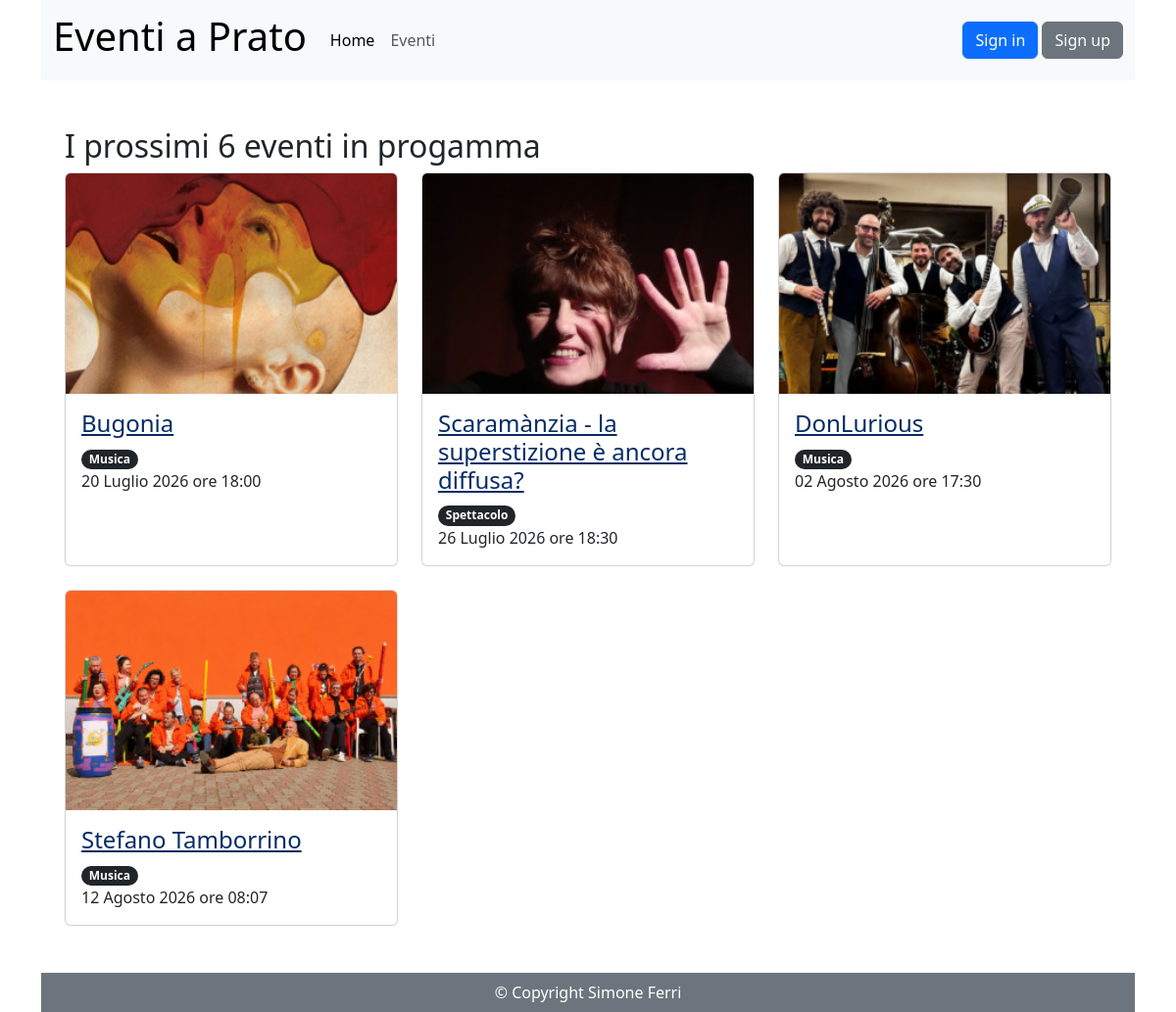
Before: / with the older database file.
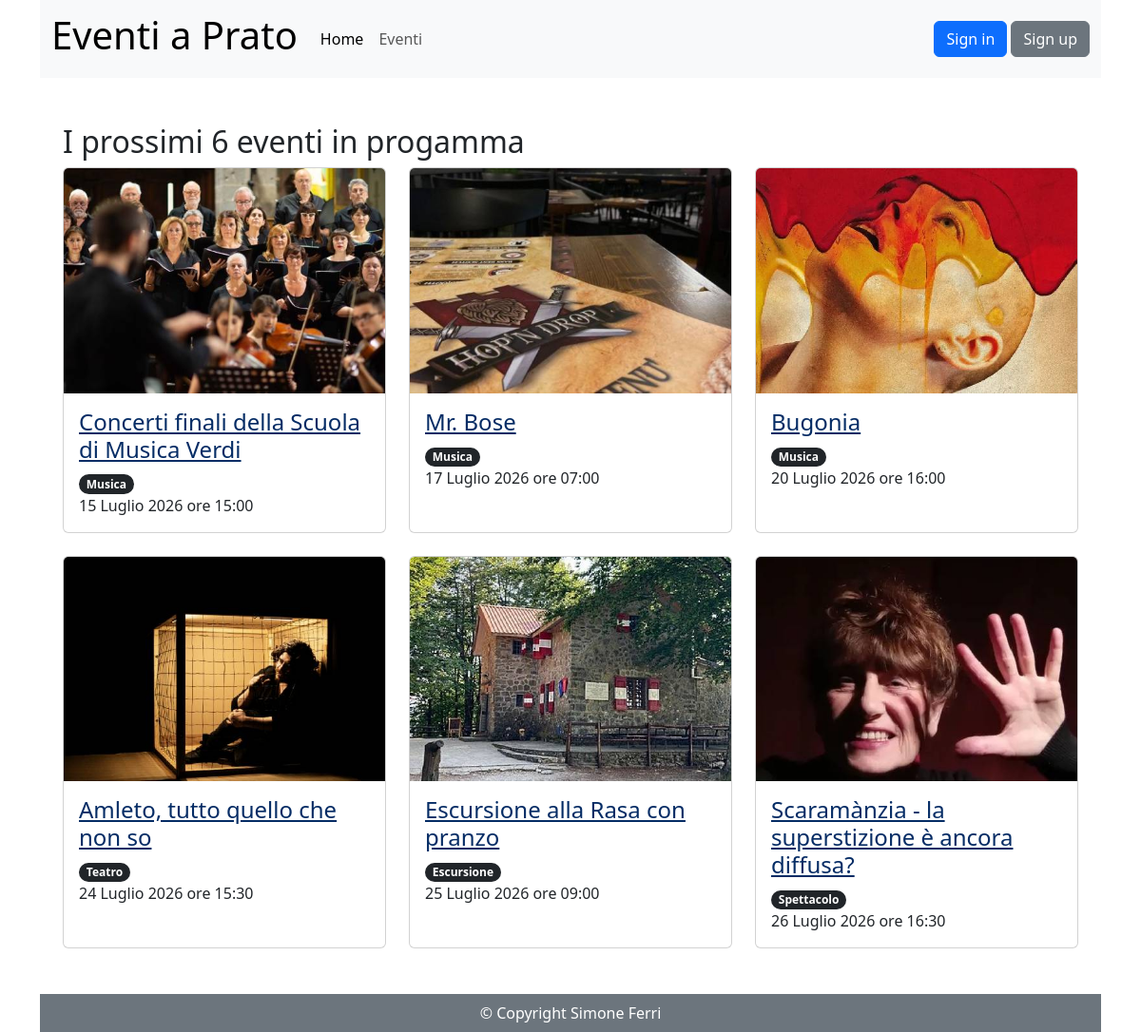
After: the same page with the newer database file.
### eventi_gestione/models.py (models this page shows, shortened)
class Eventi(models.Model):
    nome_evento = models.CharField(max_length=100)
    descrizione_evento = models.TextField()
    tipo_evento = models.ForeignKey(Tipologia,on_delete=models.CASCADE)
    luogo_evento = models.CharField(max_length=100)
    data_ora_evento = models.DateTimeField()
    immagine_evento = models.ImageField(upload_to='eventi/', blank=True)
    posti_prenotabili = models.PositiveIntegerField(null=True, blank=True)
    prezzo = models.PositiveIntegerField(null=True, blank=True, default=0)
    pubblicato = models.BooleanField(default=False)
    annullato = models.BooleanField(default=False)
    creatore = models.ForeignKey(CustomUser, on_delete=models.CASCADE, related_name='eventi_creati', limit_choices_to={'groups__name': 'redattori'})

class Tipologia(models.Model):
    nome_tipo = models.CharField(max_length=100)
    creatore = models.ForeignKey(CustomUser, on_delete=models.CASCADE, related_name='tipologie_create')
    class Meta:
        ordering = ['nome_tipo']
    def __str__(self):
        return self.nome_tipo

### eventi_pagine/views.py (the view, shortened to what this page needs)
# urls.py: path("", HomePageView.as_view(), name="home"),
class HomePageView(TemplateView):
    template_name = "home.html"
    def get_context_data(self, **kwargs):
        ora_attuale = timezone.now()
        context = super().get_context_data(**kwargs)
        context['eventi_prossimi'] = Eventi.objects.filter(data_ora_evento__gte=ora_attuale, pubblicato=True).order_by('data_ora_evento')[:6]
        return context

### eventi_pagine/templatetags/auth_extras.py (called while the page is built)
@register.filter(name='has_group')
def has_group(user, group_name):
    return user.groups.filter(name=group_name).exists()

### templates/home.html (shortened to what this page needs)
{% extends "base.html" %}
{% load auth_extras %}
{% block content %}
    <h2 class="mt-5">I prossimi 6 eventi in progamma</h2>
    <div class="row row-cols-1 row-cols-md-3 g-4">
    {% for evento in eventi_prossimi %}
        <div class="col">
            <div class="card h-100">
                {% if evento.immagine_evento %}
                    <img src="{{ evento.immagine_evento.url }}" class="card-img-top" alt="">
                {% endif %}
                <div class="card-body">
                    <h3 class="card-title h4"><a class="text-primary-emphasis" href="{% url 'evento' evento.id %}">{{ evento.nome_evento }}</a></h3>
                    <p class="card-text">
                        <span class="badge rounded-pill text-bg-dark">{{ evento.tipo_evento}}</span><br>
                        {{ evento.data_ora_evento|date:"d F Y \o\r\e H:i" }}
                    </p>
                </div>
            </div>
        </div>
    {% endfor %}
</div>
{% endblock content %}

Changed rows visible on the page:
no longer on this page (row edited): Eventi: immagine_evento (picture), nome_evento "DonLurious", tipo_evento "Musica", data_ora_evento "02 Agosto 2026 ore 17:30"
no longer on this page (row edited): Eventi: immagine_evento (picture), nome_evento "Stefano Tamborrino", tipo_evento "Musica", data_ora_evento "12 Agosto 2026 ore 08:07"
now on this page (row edited): Eventi: immagine_evento (picture), nome_evento "Concerti finali della Scuola di Musica Verdi", tipo_evento "Musica", data_ora_evento "15 Luglio 2026 ore 15:00"
now on this page (row edited): Eventi: immagine_evento (picture), nome_evento "Mr. Bose", tipo_evento "Musica", data_ora_evento "17 Luglio 2026 ore 07:00"
changed Eventi "Bugonia": immagine_evento: a different picture; data_ora_evento "20 Luglio 2026 ore 18:00" → "20 Luglio 2026 ore 16:00"
now on this page (row edited): Eventi: immagine_evento (picture), nome_evento "Amleto, tutto quello che non so", tipo_evento "Teatro", data_ora_evento "24 Luglio 2026 ore 15:30"
added Eventi: immagine_evento (picture), nome_evento "Escursione alla Rasa con pranzo", tipo_evento "Escursione", data_ora_evento "25 Luglio 2026 ore 09:00"
changed Eventi "Scaramànzia - la superstizione è ancora diffusa?": immagine_evento: a different picture; data_ora_evento "26 Luglio 2026 ore 18:30" → "26 Luglio 2026 ore 16:30"
